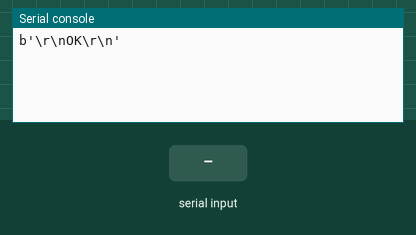
The program below on a simulated Raspberry Pi Pico running MicroPython. Parts: the last lines printed to the serial console. Inputs (shaded band) come from the test bench. The modem accepts every AT command (registered, SIM ready, sends succeed) and sends nothing else.

Above: at 1.2 s.
1.3 s: "1\n" received over the second serial link
At 2.3 s:
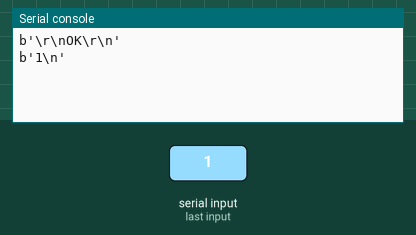
2.8 s: "0\n" received over the second serial link
At 3.4 s:
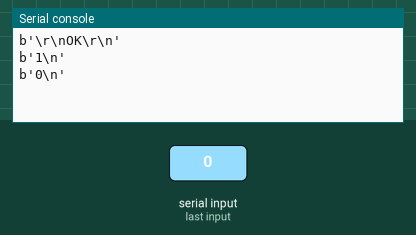
4.3 s: "2\n" received over the second serial link
At 4.7 s:
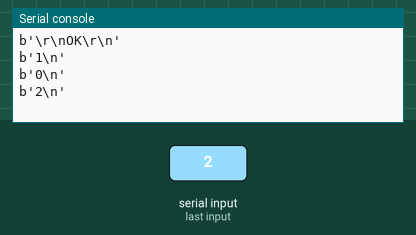

Measured:
- after the input at 1.3 s, the serial console: prints a new line at once (image 1)
- after the input at 2.8 s, the serial console: prints a new line at once (image 2)
- after the input at 4.3 s, the serial console: prints a new line at once (image 3)

The program:

main.py
```python
from machine import UART, Pin
import time

uart = UART(0, 9600, tx=Pin(0), rx=Pin(1))

uart.write("AT\r\n")

while True:
    if uart.any():
        print(uart.read())
    time.sleep_ms(50)
```
